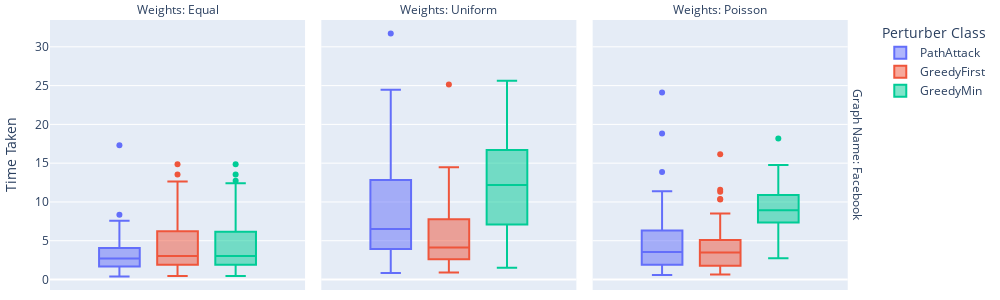
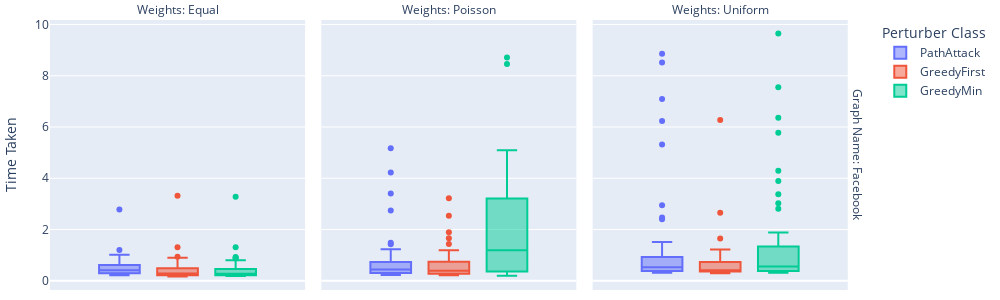
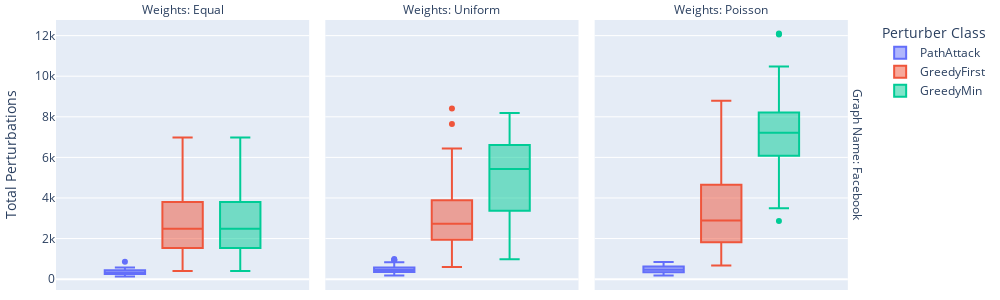
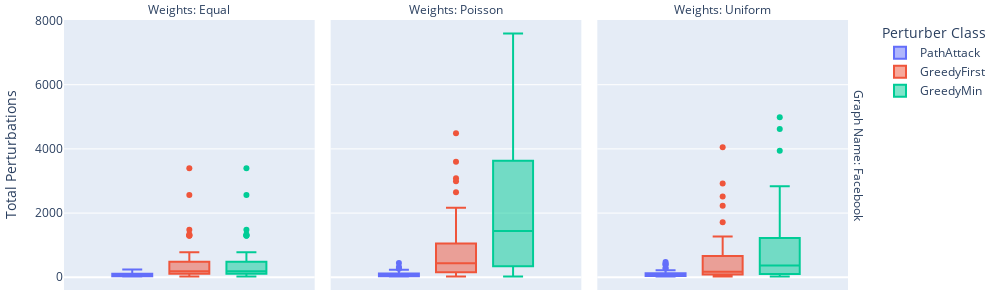

Write notebook code for charts like these, in order.
### Code cell
## TODO: Instances where the LP is infeasible or runs out of iterations should be removed from the data

for y_val in ["Time Taken", "Total Perturbations"]:
    for experiment_type in a["experiment_type"].unique():
        if a.empty: continue
        fig = px.box(a[(a["experiment_type"] == experiment_type) & (a["k"] == 5)], 
                    title="",#f"{experiment_type}: {y_val}",
                    # x="nodes", 
                    y=y_val, 
                    boxmode="group", 
                    color="perturber_class", 
                    color_discrete_map={
                        "PathAttack": '#636EFA', # blue
                        "GreedyFirst": '#EF553B', # red
                        "GreedyMin": '#00CC96', # green
                    },
                    facet_col="weights", 
                    facet_row="graph_name",  
                    height=300,
                    width=1000,
                    hover_data=data_cols,
                    )
        fig.update_xaxes(visible=False, matches=None)
        fig.for_each_annotation(lambda a: a.update(text=': '.join(a.text.replace("_"," ").title().split("="))))
        fig.update_layout(
    margin=dict(l=10, r=10, t=20, b=10), legend_title_text='Perturber Class'
    )
        fig.show()
        fig.write_image(f"Results/{experiment_type} - {y_val}.png")
